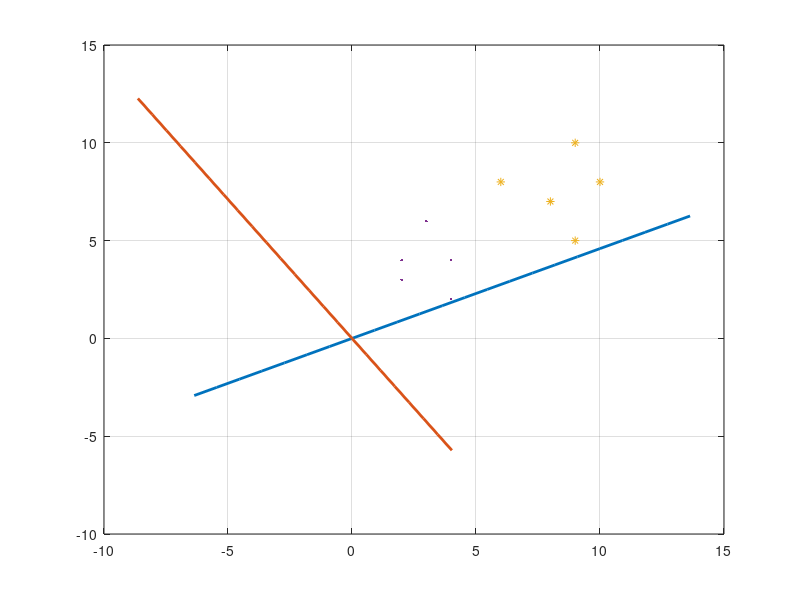

Reproduce this figure in MATLAB.


close all;
clc;

% computing LDA
x1=[4,2;
    2,4;
    2,3;
    3,6;
    4,4];
x2=[9,10;
    6,8;
    9,5;
    8,7;
    10,8];



mu1=mean(x1);
mu2=mean(x2);

s1=cov(x1);
s2=cov(x2);

sw=s1+s2;
sb=(mu1-mu2).*(mu1-mu2)';

invesw=inv(sw);
invswsb=invesw * sb;
[v,d]=eig(invswsb);

w1=v(:,1);
w2=v(:,2);

%visualizae
t=-7:15;

linex1=t.*w1(1);
liney1=t.*w1(2);

t=-7:15;

linex2=t.*w2(1);
liney2=t.*w2(2);
plot(linex1,liney1,'linewidth',2);
hold on 
plot(linex2,liney2,'linewidth',2);
grid on 
plot(x2(:,1),x2(:,2),'*',x1(:,1),x1(:,2),'.','linewidth',1);
